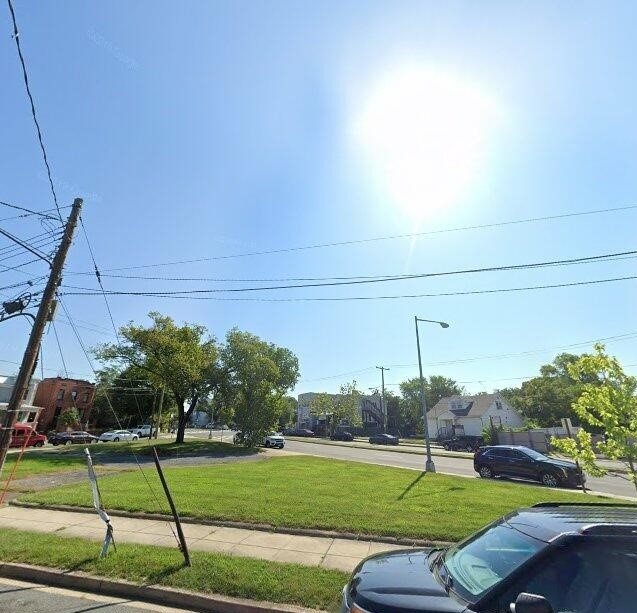
#> input picture Image/street_view_10_cut.jpg, 637 x 613 px, found by its file name
$ python encs_scenario_gmm_test1.py
#> lines starting #> are read from the running program, lines starting #| are printed output that depends on the picture
# RBG image without histogram
import cv2
import numpy as np
from sklearn.mixture import GaussianMixture
import matplotlib.pyplot as plt

# Load color image
# Load image

img = cv2.imread(r'D:\encs6161\project\street_view_10_cut.jpg')
#> img is the input picture: shape (613, 637, 3); mean B, G, R 179.7, 171.6, 147.3

# Reshape the image to a large vector
img_vector = img.reshape((-1, 3))

# Initialize means and covariances for GMM
K = 3
init_means = np.array([[50, 0, 0], [0, 50, 0], [0, 0, 50]])  # Reshape means array to have shape (3,3)
init_covars = np.array([[[50, 0, 0], [0, 50, 0], [0, 0, 50]]] * K)

'''
K =4
init_means = np.array([[50, 0, 0], [0, 50, 0], [0, 0, 50], [25, 25, 25]])
init_covars = np.array([[[50, 0, 0], [0, 50, 0], [0, 0, 50]]] * K)
'''

'''
K = 5
init_means = np.array([[50, 0, 0], [0, 50, 0], [0, 0, 50], [25, 25, 25], [50, 50, 50]])
init_covars = np.array([[[50, 0, 0], [0, 50, 0], [0, 0, 50]]] * K)

'''


# Fit GMM to image vector data
gmm = GaussianMixture(n_components=K, means_init=init_means,
                      covariance_type='full')
gmm.fit(img_vector)

# Assign cluster labels to pixels in the image
labels = gmm.predict(img_vector)

# Map pixel intensities to mean values of clusters
means = gmm.means_.astype(int)
imseg = means[labels].reshape(img.shape)
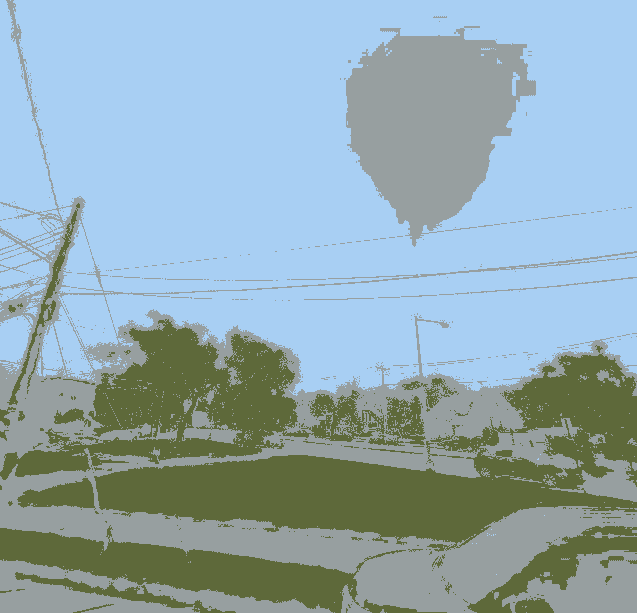
#> imseg: shape (613, 637, 3) int64; mean B, G, R 178.4, 170.8, 146.6

# Display segmented image
imseg_disp = cv2.convertScaleAbs(imseg)
cv2.imshow('Segmented Image', imseg_disp)
cv2.waitKey(0)
cv2.destroyAllWindows()
'''hanging the image extension will not alter the image content or quality. It will only change the format in which
the image is stored on your computer. '''
'''This error is raised when trying to display an image with a depth of 16-bit float or 32-bit integer, which are not
supported by the function cv2.imshow(). To fix this error, you can convert the image to a supported depth before
displaying it. '''
'''In this example, we first convert the image to an 8-bit depth using cv2.convertScaleAbs(), which is a simple way
to scale and shift the pixel values to fit into the 0-255 range. We then display the converted image using
cv2.imshow(). Finally, we wait for a key press and then close the window using cv2.destroyAllWindows(). '''
# Save the segmented image with filename as segmented_image_k={k}.jpg
cv2.imwrite('D:\encs6161\project\encs3.28\sc2\segmented_image_k={}.jpg'.format(K), imseg_disp)

$ run again, with Image/Image2.jpg copied over Image/street_view_10_cut.jpg
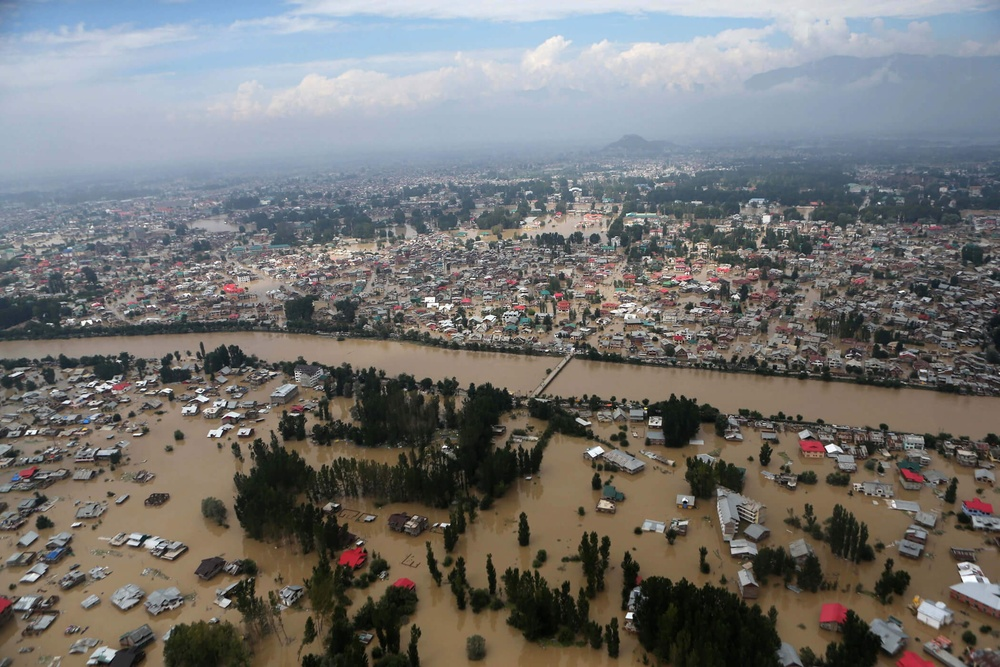
#> input picture Image/Image2.jpg, 1000 x 667 px, shrunk from 2100 x 1400 before the run, found by its file name
#> img is the input picture: shape (667, 1000, 3); mean B, G, R 113.7, 115.4, 116
#> `imseg = means[labels].reshape(img.shape)`:
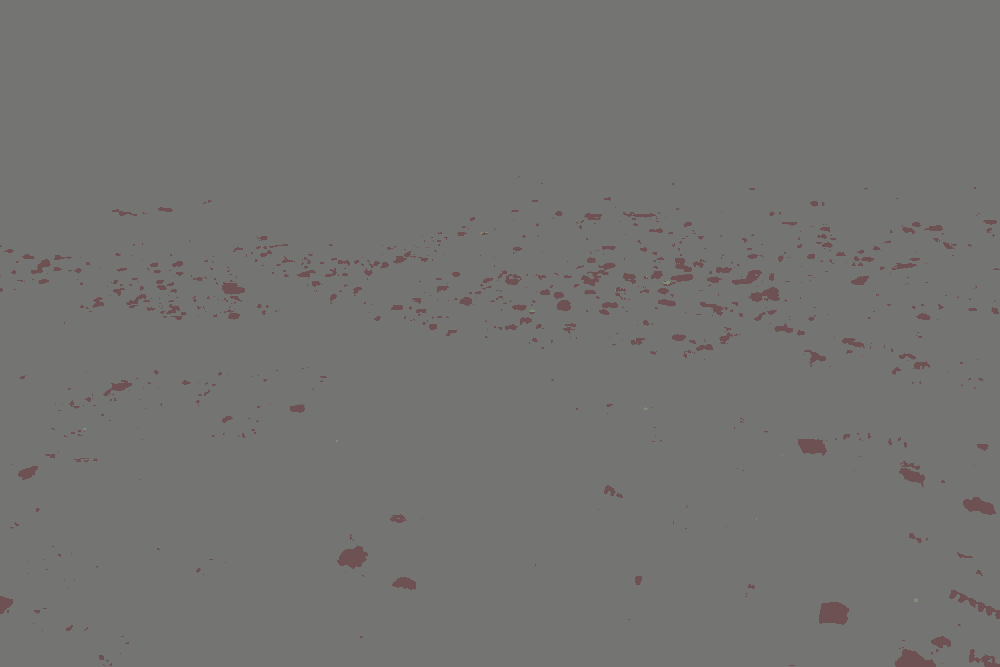
#> imseg: shape (667, 1000, 3) int64; mean B, G, R 113.3, 115.2, 115.8
